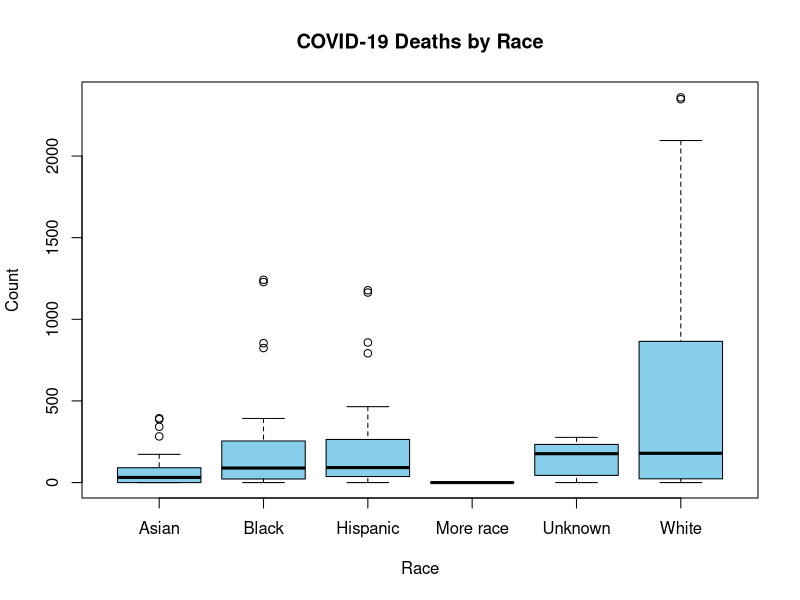
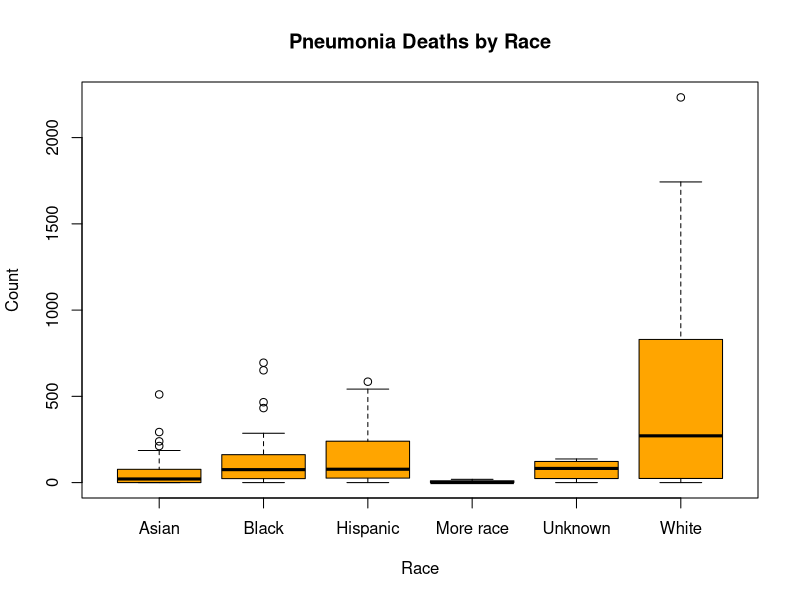
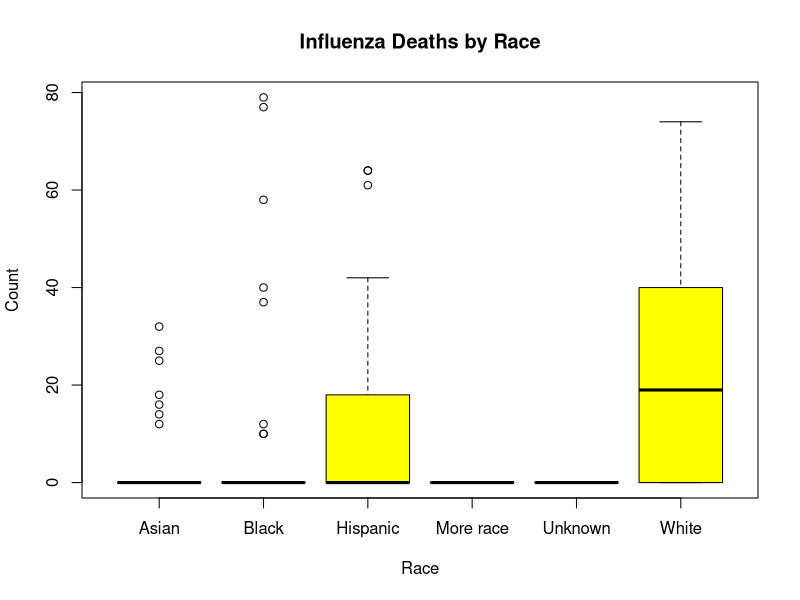
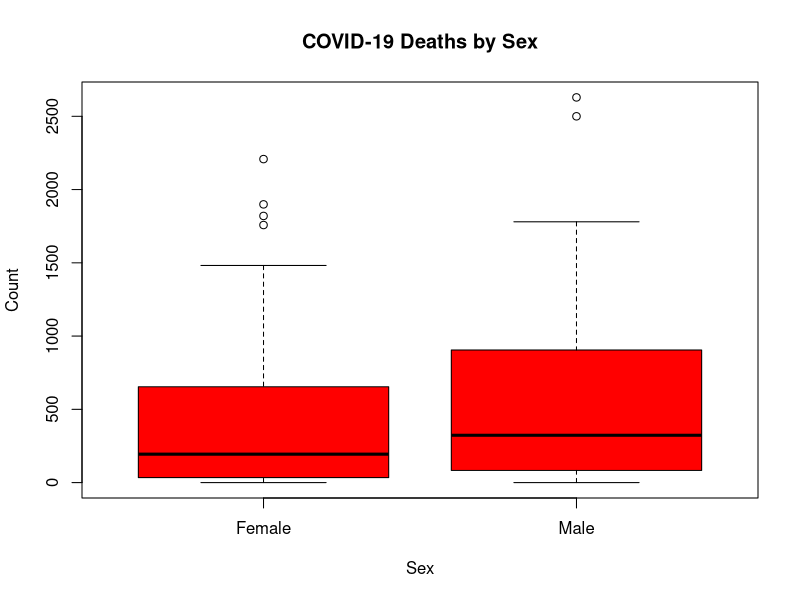
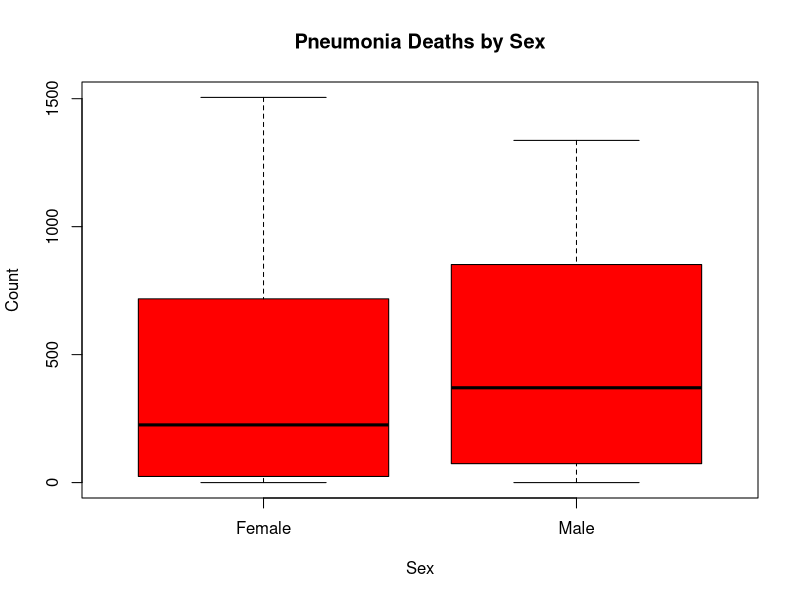
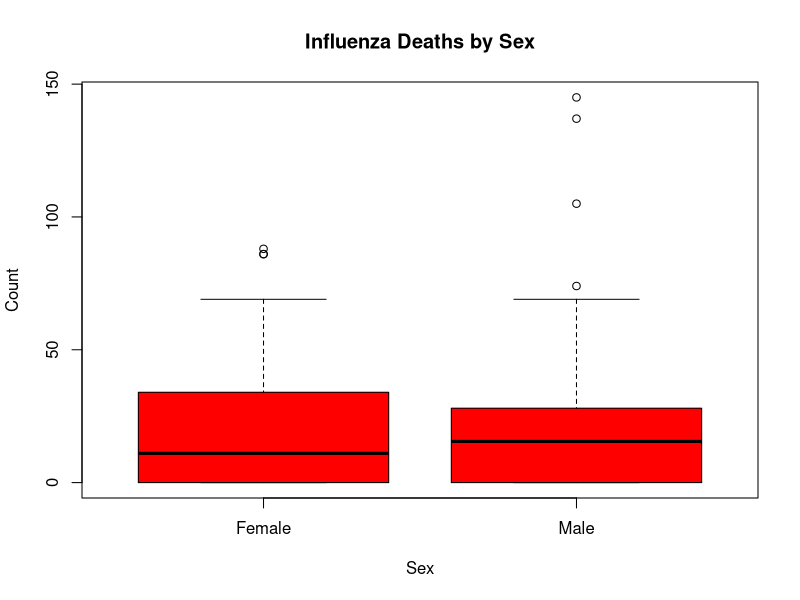
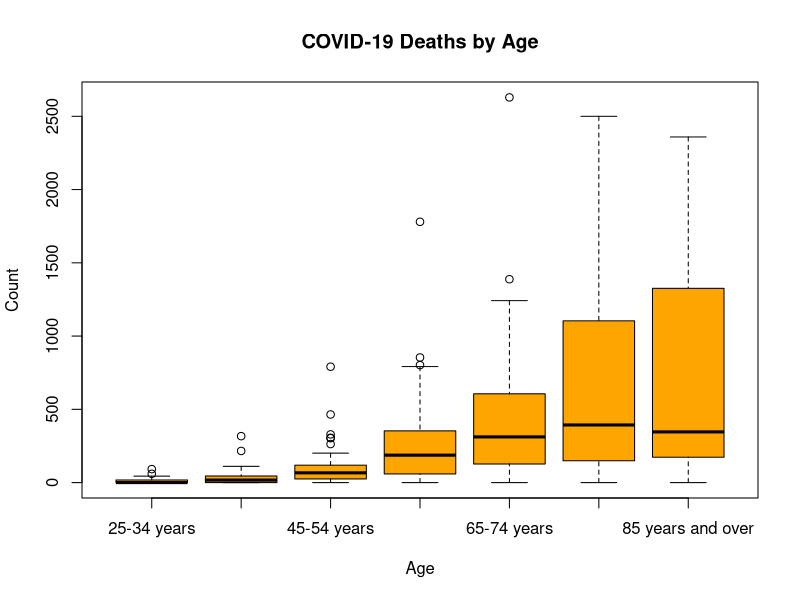
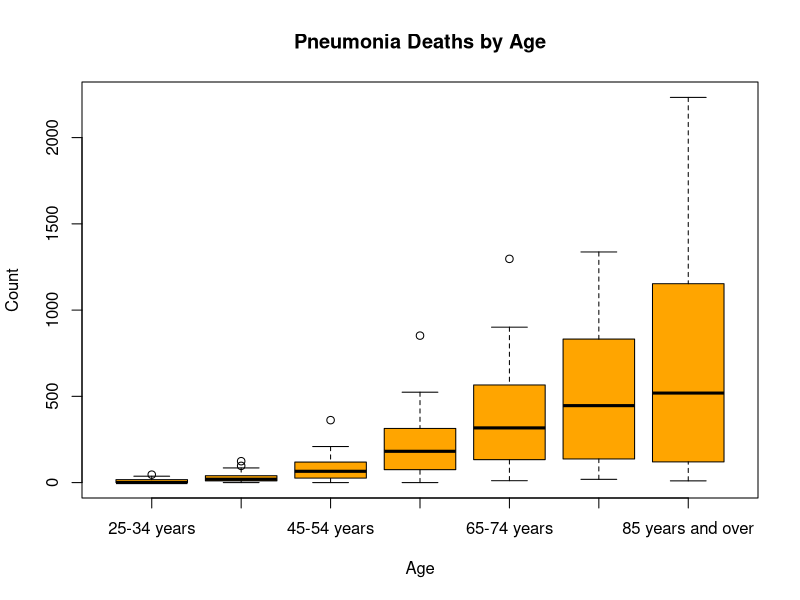

Source code (R) for these figures, in order:
racedata <- read.csv("Provisional_Death_Count_by_Race.csv" , header = T)
agedata <- read.csv("Provisional_Death_Count_by_Age.csv", header = T)
ihme <- read.csv("IHME_Data.csv", header = T)

#####################  Data Cleaning ##################### 
racedata <- as.data.frame(racedata)
summary(racedata)
racedata$state <- as.factor(racedata$state)
racedata$age <- as.factor(racedata$age)
racedata$race <- as.factor(racedata$race)
racedata$covid <- as.numeric(racedata$covid)
racedata$tot_death <- as.numeric(racedata$tot_death)
racedata$pneumonia <- as.numeric(racedata$pneumonia)
racedata$pneum_covid <- as.numeric(racedata$pneum_covid)
racedata$influenza <- as.numeric(racedata$influenza)
racedata$pneu_flu_covid <- as.numeric(racedata$pneu_flu_covid)

#####################  Merge ##################### 
finaldeathcounts <- merge(racedata, agedata, by = c("state", "age", "covid", "tot_death", "pneumonia", "pneum_covid", "influenza", "pneu_flu_covid"), all = T)

summary(finaldeathcounts)

finaldeathcounts$sex <- as.factor(finaldeathcounts$sex)

##  Reorder the columns in a data frame
finaldeathcounts <- finaldeathcounts[c(1,2,9,10,3,4,5,6,7,8)]

## Order of Age Group
finaldeathcounts$age <- factor(finaldeathcounts$age, levels = c("25-34 years", "35-44 years", "45-54 years", "55-64 years", "65-74 years", "75-84 years", "85 years and over"))

## Remove NAs in All Death Counts Variables
finaldeathcounts$covid[is.na(finaldeathcounts$covid)] <- 0
finaldeathcounts$tot_death[is.na(finaldeathcounts$tot_death)] <- 0
finaldeathcounts$pneumonia[is.na(finaldeathcounts$pneumonia)] <- 0
finaldeathcounts$pneum_covid[is.na(finaldeathcounts$pneum_covid)] <- 0
finaldeathcounts$influenza[is.na(finaldeathcounts$influenza)] <- 0
finaldeathcounts$pneu_flu_covid[is.na(finaldeathcounts$pneu_flu_covid)] <- 0


##################### SUMMARY STATISTICS #####################

## Box Plot (Deaths Counts by Race)

## Remove NAs for Box Plots by Race
counts_by_race <- finaldeathcounts[!is.na(finaldeathcounts$race),]
counts_by_race$sex <- NULL

## Order of Race Group
counts_by_race$race <- factor(counts_by_race$race, levels = c("White", "Black", "Asian", "Hispanic", "More race"))

boxplot(finaldeathcounts$covid~finaldeathcounts$race, main = "COVID-19 Deaths by Race", xlab = "Race", ylab = "Count", col = "skyblue")
boxplot(finaldeathcounts$pneumonia~finaldeathcounts$race, main = "Pneumonia Deaths by Race", xlab = "Race", ylab = "Count", col = "orange")
boxplot(finaldeathcounts$influenza~finaldeathcounts$race, main = "Influenza Deaths by Race", xlab = "Race", ylab = "Count", col = "yellow")

## Box Plot (Deaths Counts by Sex)
boxplot(finaldeathcounts$covid~finaldeathcounts$sex, main = "COVID-19 Deaths by Sex", xlab = "Sex", ylab = "Count", col = "red")
boxplot(finaldeathcounts$pneumonia~finaldeathcounts$sex, main = "Pneumonia Deaths by Sex", xlab = "Sex", ylab = "Count", col = "red")
boxplot(finaldeathcounts$influenza~finaldeathcounts$sex, main = "Influenza Deaths by Sex", xlab = "Sex", ylab = "Count", col = "red")

## Box Plot (Deaths Counts by Age Group)
boxplot(finaldeathcounts$covid~finaldeathcounts$age, main = "COVID-19 Deaths by Age", xlab = "Age", ylab = "Count", col = "Orange")
boxplot(finaldeathcounts$pneumonia~finaldeathcounts$age, main = "Pneumonia Deaths by Age", xlab = "Age", ylab = "Count", col = "Orange")
boxplot(finaldeathcounts$influenza~finaldeathcounts$age, main = "Influenza Deaths by Age", xlab = "Age", ylab = "Count", col = "Orange")

## Scatter Plot (Relationship betweem Pneumonia & COVID-19 Deaths by State)
plot(finaldeathcounts$pneumonia[finaldeathcounts$state == "California"], finaldeathcounts$covid[finaldeathcounts$state == "California"], main = "Relationship betweem Pneumonia & COVID-19 Deaths by State", xlab = "Pnuemonia Deaths", ylab = "COVID-19 Deaths", pch = 17, col = "blue")
points(finaldeathcounts$pneumonia[finaldeathcounts$state == "Massachusetts"], finaldeathcounts$covid[finaldeathcounts$state == "Massachusetts"], pch = 18, col = "green")
points(finaldeathcounts$pneumonia[finaldeathcounts$state == "New Jersey"], finaldeathcounts$covid[finaldeathcounts$state == "New Jersey"], pch = 19, col = "black")
points(finaldeathcounts$pneumonia[finaldeathcounts$state == "New York"], finaldeathcounts$covid[finaldeathcounts$state == "New York"], pch = 20, col = "orange")
points(finaldeathcounts$pneumonia[finaldeathcounts$state == "New York City"], finaldeathcounts$covid[finaldeathcounts$state == "New York City"], pch = 21, col = "red")
points(finaldeathcounts$pneumonia[finaldeathcounts$state == "Pennsylvania"], finaldeathcounts$covid[finaldeathcounts$state == "Pennsylvania"], pch = 22, col = "purple")
legend("topright", c("California", "Massachusetts", "New Jersey", "New York", "New York City", "Pennsylvania"), col = c("blue", "green", "black", "orange", "red", "purple"),pch = c(17,18,19,20,21,22))

## Histogram (Average Daily COVID-19 Death by States)
hist(ihme$mean_daily_death[ihme$state == "California"], col = rgb(1,0,0,0.5), main = "Average Daily COVID-19 Death in California", xlab = "California(06/01 - 08/04/2020)", xlim = c(0, 15), breaks = 10)
hist(ihme$mean_daily_death[ihme$state == "Massachusetts"], col = rgb(0,0,1,0.5), main = "Average Daily COVID-19 Death in Massachusetts", xlab = "Massachusetts(06/01 - 08/04/2020)", xlim = c(0, 100), breaks = 10)
hist(ihme$mean_daily_death[ihme$state == "New Jersey"], col = rgb(0,1,0,0.5), main = "Average Daily COVID-19 Death in New Jersey", xlab = "New Jersey(06/01 - 08/04/2020)", xlim = c(0, 100), breaks = 10)
hist(ihme$mean_daily_death[ihme$state == "New York"], col = rgb(1,0,1,0.5), main = "Average Daily COVID-19 Death in New York", xlab = "New York(06/01 - 08/04/2020)", xlim = c(0, 100), breaks = 10)
hist(ihme$mean_daily_death[ihme$state == "Pennsylvania"], col = rgb(0,1,1,0.5), main = "Average Daily COVID-19 Death in Pennsylvania", xlab = "Pennsylvania(06/01 - 08/04/2020)", xlim = c(0, 120), breaks = 10)
hist(ihme$mean_daily_death[ihme$state == "United States of America"], col = rgb(1,1,0,0.5), main = "Average Daily COVID-19 Death in United States", xlab = "United States(06/01 - 08/04/2020)", xlim = c(0, 1200), breaks = 10)

## Histogram (Average Daily Hospital Admission by States)
hist(ihme$admis_mean[ihme$state == "California"], col = rgb(1,0,0,0.5), main = "Average Daily Hospital Admission in California", xlab = "California(06/01 - 08/04/2020)", xlim = c(0, 100), breaks = 10)
hist(ihme$admis_mean[ihme$state == "Massachusetts"], col = rgb(0,0,1,0.5), main = "Average Daily Hospital Admission in Massachusetts", xlab = "Massachusetts(06/01 - 08/04/2020)", xlim = c(0, 200), breaks = 10)
hist(ihme$admis_mean[ihme$state == "New Jersey"], col = rgb(0,1,0,0.5), main = "Average Daily Hospital Admission in New Jersey", xlab = "New Jersey(06/01 - 08/04/2020)", xlim = c(0, 400), breaks = 10)
hist(ihme$admis_mean[ihme$state == "New York"], col = rgb(1,0,1,0.5), main = "Average Daily Hospital Admission in New York", xlab = "New York(06/01 - 08/04/2020)", xlim = c(0, 100), breaks = 10)
hist(ihme$admis_mean[ihme$state == "Pennsylvania"], col = rgb(0,1,1,0.5), main = "Average Daily Hospital Admission in Pennsylvania", xlab = "Pennsylvania(06/01 - 08/04/2020)", xlim = c(0, 500), breaks = 10)
hist(ihme$admis_mean[ihme$state == "United States of America"], col = rgb(1,1,0,0.5), main = "Average Daily Hospital Admission in United States", xlab = "United States(06/01 - 08/04/2020)", xlim = c(0, 5000), breaks = 10)

## Histogram (Average New Daily ICU Admission by States)
hist(ihme$newICU_mean[ihme$state == "California"], col = rgb(1,0,0,0.5), main = "Average New Daily ICU Admission in California", xlab = "California(06/01 - 08/04/2020)", xlim = c(0, 20), breaks = 10)
hist(ihme$newICU_mean[ihme$state == "Massachusetts"], col = rgb(0,0,1,0.5), main = "Average New Daily ICU Admission in Massachusetts", xlab = "Massachusetts(06/01 - 08/04/2020)", xlim = c(0, 80), breaks = 10)
hist(ihme$newICU_mean[ihme$state == "New Jersey"], col = rgb(0,1,0,0.5), main = "Average New Daily ICU Admission in New Jersey", xlab = "New Jersey(06/01 - 08/04/2020)", xlim = c(0, 120), breaks = 10)
hist(ihme$newICU_mean[ihme$state == "New York"], col = rgb(1,0,1,0.5), main = "Average New Daily ICU Admission in New York", xlab = "New York(06/01 - 08/04/2020)", xlim = c(0, 100), breaks = 10)
hist(ihme$newICU_mean[ihme$state == "Pennsylvania"], col = rgb(0,1,1,0.5), main = "Average New Daily ICU Admission in Pennsylvania", xlab = "Pennsylvania(06/01 - 08/04/2020)", xlim = c(0, 150), breaks = 10)
hist(ihme$newICU_mean[ihme$state == "United States of America"], col = rgb(1,1,0,0.5), main = "Average New Daily ICU Admission in United States", xlab = "United States(06/01 - 08/04/2020)", xlim = c(0, 1500), breaks = 10)


write.csv(finaldeathcounts,file = "finaldeathcounts.csv")


